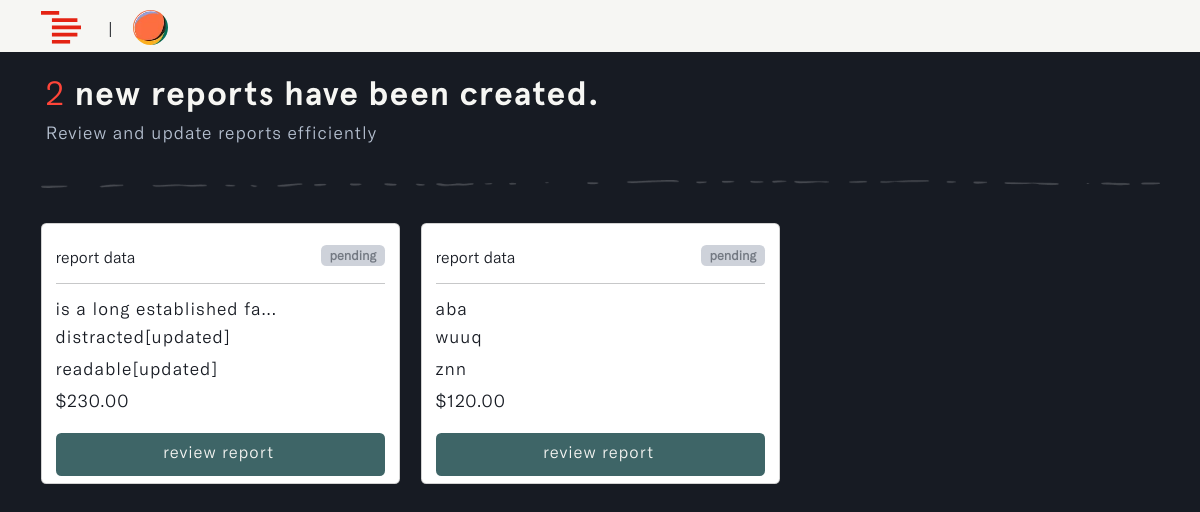
/admins/pending-reports, run on an earlier commit of the app's database.
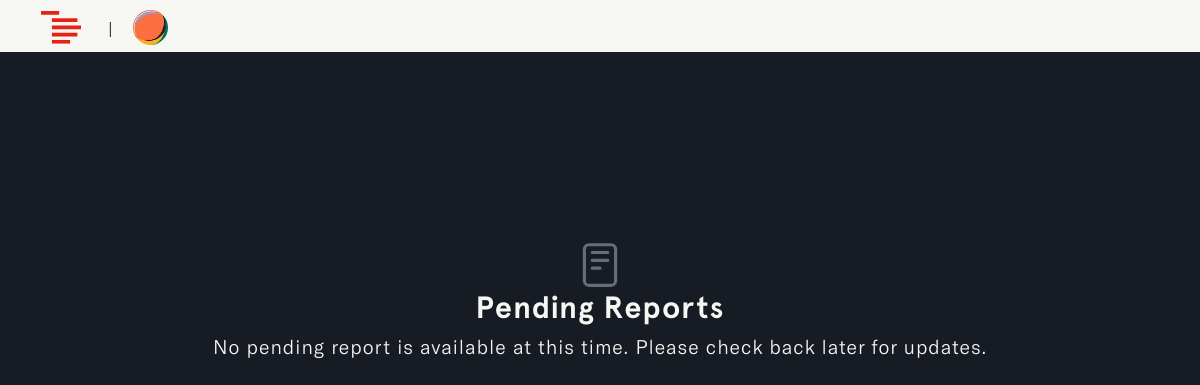
And on a later commit of the database.
### reports/models.py (models this page shows, shortened)
class Report(models.Model):
    STATUS = (
        ('pending', 'pending'),
        ('correction', 'correction'),
        ('approve', 'approve'),
        ('reject', 'reject')
    )
    account_owner = models.ForeignKey(Profile, on_delete=models.CASCADE, null=True, db_index=True)
    description = models.TextField(null=True, blank=True, db_index=True)
    main_category = models.CharField(max_length=255, null=True, blank=True, db_index=True)
    sub_category = models.CharField(max_length=255, null=True, blank=True, db_index=True)
    status = models.CharField(max_length=255, default="pending", null=True, blank=True, choices=STATUS, db_index=True)
    payment = models.DecimalField(max_digits=10, decimal_places=2, null=True, blank=True, default=0.00, db_index=True)
    report_note = models.TextField(null=True, blank=True, db_index=True)
    updated_time_stamp = models.DateTimeField(auto_now=True, db_index=True)
    created_time_stamp = models.DateTimeField(auto_now_add=True, db_index=True)
    id = models.UUIDField(default=uuid.uuid4, primary_key=True, unique=True, editable=False)
    class Meta:
        ordering = ['-updated_time_stamp']

### u_admin/views.py (the view)
# urls.py: path('pending-reports', views.pending_reports, name='pending-reports'),
def pending_reports(request):
    pending_reports = Report.objects.filter(status='pending')
    pending_count = pending_reports.count()
    context = {
        'pending_reports': pending_reports,  # List of pending reports
        'count': pending_count,      # Total count of pending reports
    }
    return render(request, 'u_admin/pending-reports.html', context)

### u_admin/templates/u_admin/pending-reports.html (shortened to what this page needs)
{% load static %}
{% load widget_tweaks %}
{% load humanize %}
<!DOCTYPE html>
<html lang="en" class="js has-scroll-init has-scroll-smooth">
  <head>
    <link rel="stylesheet" href="{% static '/css/bootstrap.min.css' %}" />
    <link rel="stylesheet" href="{% static '/css/pending-reports.css' %}" />
  </head>
  <body
    id="pageTop"
    class="page-content"
    data-spy="scroll"
    data-target="#mainNav"
  >
    {% include 'nav.html' %}
    <main>
      <div data-scroll class="page page--layout-2" id="main">
        {% if pending_reports %}
        <div id="hero">
          <div class="container-fluid">
            <div class="hero-intro">
              <h1>
                <span>{{count}}</span> new report{{ count|pluralize }} have been
                created.
              </h1>
              <p>Review and update reports efficiently</p>
            </div>
          </div>
        </div>
        <div id="correction">
          <div class="container">
            <img
              src="{% static 'images/line.png'%}"
              class="img-fluid d-flex mx-auto"
              id="page_line"
              alt="page_line"
            />
            <div class="row">
              {% for report in pending_reports %}
              <div class="col-md-4" id="correction-card">
                <div class="card">
                  <div class="card-body">
                    <small
                      >report data
                      <span class="badge pending">pending</span></small
                    >
                    <hr />
                    <h3 id="description">
                      {{report.description|truncatechars:32}}
                    </h3>
                    <h3 id="main_cat">
                      {{report.main_category|truncatechars:32}}
                    </h3>
                    <h3 id="sub_cat">
                      {{report.sub_category|truncatechars:32}}
                    </h3>
                    <h3 id="payment">
                      ${{ report.payment|floatformat:2|intcomma }}
                    </h3>
                    <div class="d-grid gap-2">
                      <a
                        href="{% url 'review-report' report.id %}"
                        id="correction_btn"
                        class="btn"
                      >
                         review
                        report
                      </a>
                    </div>
                  </div>
                </div>
              </div>
              {% endfor %}
            </div>
          </div>
        </div>
        {% else %}
        <div id="no-data">
          <img
            src="{% static 'images/report-img.svg' %}"
            class="img-fluid d-flex mx-auto"
            id="report_img"
            alt="report_img"
          />
          <h2>Pending Reports</h2>
          <p>
            No pending report is available at this time. Please check back later
            for updates.
          </p>
        </div>
        {% endif %}
      </div>
    </main>
  </body>
</html>

What changed in the data, as far as the page shows it:
removed Report: description "is a long established fa...", main_category "distracted[updated]", sub_category "readable[updated]", payment "230.00"
no longer on this page (row edited): Report: description "aba", main_category "wuuq", sub_category "znn", payment "120.00"
Also different on the page:
{{ count }}: "2" → (not shown)
text no longer shown: "new report have been created. Review and update reports efficiently"
text now shown: "Pending Reports No pending report is available at this time. Please check back later for updates."
